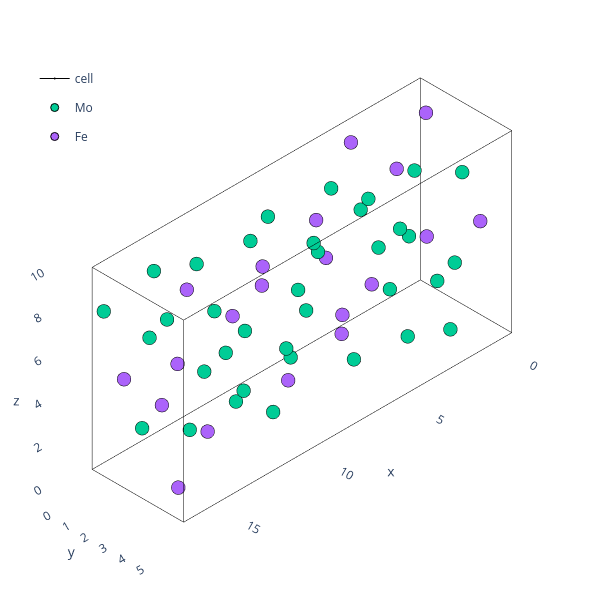

Source (notebook cell):
### Code cell
theatoms=AtomsObjects['P']['Atoms'].atoms.sample(n=1).iloc[0]
plotting.plotly_atoms(theatoms)

### Figure 1 — Plotly figure (JSON) as saved in the notebook; plotly's stock layout.template omitted (floating-point values rounded to 4 significant figures)
{"data": [{"hoverinfo": "skip", "legendgroup": "cell", "line": {"color": "black", "width": 1}, "marker": {"size": 0.01}, "name": "cell", "showlegend": false, "type": "scatter3d", "x": [0.0, 17.58], "y": [0, 0], "z": [0, 0]}, {"hoverinfo": "skip", "legendgroup": "cell", "line": {"color": "black", "width": 1}, "marker": {"size": 0.01}, "name": "cell", "showlegend": false, "type": "scatter3d", "x": [0, 0], "y": [0.0, 4.898], "z": [0, 0]}, {"hoverinfo": "skip", "legendgroup": "cell", "line": {"color": "black", "width": 1}, "marker": {"size": 0.01}, "name": "cell", "showlegend": false, "type": "scatter3d", "x": [0, 0], "y": [0, 0], "z": [0.0, 9.372]}, {"hoverinfo": "skip", "legendgroup": "cell", "line": {"color": "black", "width": 1}, "marker": {"size": 0.01}, "name": "cell", "showlegend": false, "type": "scatter3d", "x": [17.58, 17.58], "y": [0.0, 4.898], "z": [0, 0]}, {"hoverinfo": "skip", "legendgroup": "cell", "line": {"color": "black", "width": 1}, "marker": {"size": 0.01}, "name": "cell", "showlegend": false, "type": "scatter3d", "x": [0.0, 17.58], "y": [4.898, 4.898], "z": [0, 0]}, {"hoverinfo": "skip", "legendgroup": "cell", "line": {"color": "black", "width": 1}, "marker": {"size": 0.01}, "name": "cell", "showlegend": false, "type": "scatter3d", "x": [17.58, 17.58], "y": [4.898, 4.898], "z": [0.0, 9.372]}, {"hoverinfo": "skip", "legendgroup": "cell", "line": {"color": "black", "width": 1}, "marker": {"size": 0.01}, "name": "cell", "showlegend": false, "type": "scatter3d", "x": [17.58, 17.58], "y": [0, 0], "z": [0.0, 9.372]}, {"hoverinfo": "skip", "legendgroup": "cell", "line": {"color": "black", "width": 1}, "marker": {"size": 0.01}, "name": "cell", "showlegend": false, "type": "scatter3d", "x": [0, 0], "y": [4.898, 4.898], "z": [0.0, 9.372]}, {"hoverinfo": "skip", "legendgroup": "cell", "line": {"color": "black", "width": 1}, "marker": {"size": 0.01}, "name": "cell", "showlegend": false, "type": "scatter3d", "x": [0.0, 17.58], "y": [0, 0], "z": [9.372, 9.372]}, {"hoverinfo": "skip", "legendgroup": "cell", "line": {"color": "black", "width": 1}, "marker": {"size": 0.01}, "name": "cell", "showlegend": false, "type": "scatter3d", "x": [0, 0], "y": [0.0, 4.898], "z": [9.372, 9.372]}, {"hoverinfo": "skip", "legendgroup": "cell", "line": {"color": "black", "width": 1}, "marker": {"size": 0.01}, "name": "cell", "showlegend": false, "type": "scatter3d", "x": [0.0, 17.58], "y": [4.898, 4.898], "z": [9.372, 9.372]}, {"hoverinfo": "skip", "legendgroup": "cell", "line": {"color": "black", "width": 1}, "marker": {"size": 0.01}, "name": "cell", "showlegend": true, "type": "scatter3d", "x": [17.58, 17.58], "y": [0.0, 4.898], "z": [9.372, 9.372]}, {"hovertext": ["Mo0", "Mo1", "Mo2", "Mo3", "Mo4", "Mo5", "Mo6", "Mo7", "Mo8", "Mo9", "Mo10", "Mo11", "Mo12", "Mo13", "Mo14", "Mo15", "Mo16", "Mo17", "Mo18", "Mo19", "Mo20", "Mo21", "Mo22", "Mo23", "Mo24", "Mo25", "Mo26", "Mo27", "Mo28", "Mo29", "Mo30", "Mo31", "Mo32", "Mo33", "Mo34", "Mo35"], "marker": {"line": {"color": "black", "width": 1}}, "mode": "markers", "name": "Mo", "type": "scatter3d", "x": [6.714, 10.86, 2.074, 15.5, 4.429, 13.15, 4.359, 13.22, 6.011, 11.57, 2.777, 14.8, 2.865, 14.71, 5.923, 11.65, 1.547, 16.03, 7.241, 10.33, 7.347, 10.23, 1.441, 16.13, 2.32, 15.26, 6.468, 11.11, 0.6152, 16.96, 8.173, 9.403, 16.96, 0.6152, 9.403, 8.173], "y": [1.224, 3.673, 3.673, 1.224, 1.224, 3.673, 3.673, 1.224, 1.224, 3.673, 3.673, 1.224, 1.224, 3.673, 3.673, 1.224, 1.224, 3.673, 3.673, 1.224, 1.224, 3.673, 3.673, 1.224, 1.224, 3.673, 3.673, 1.224, 0.0, 0.0, 0.0, 0.0, 2.449, 2.449, 2.449, 2.449], "z": [5.276, 4.096, 0.5904, 8.781, 6.092, 3.28, 1.406, 7.966, 7.872, 1.5, 3.186, 6.185, 1.621, 7.751, 6.307, 3.065, 6.467, 2.905, 1.781, 7.591, 2.877, 6.495, 7.563, 1.809, 4.152, 5.22, 8.838, 0.5342, 2.343, 7.029, 7.029, 2.343, 7.029, 2.343, 2.343, 7.029]}, {"hovertext": ["Fe0", "Fe1", "Fe2", "Fe3", "Fe4", "Fe5", "Fe6", "Fe7", "Fe8", "Fe9", "Fe10", "Fe11", "Fe12", "Fe13", "Fe14", "Fe15", "Fe16", "Fe17", "Fe18", "Fe19"], "marker": {"line": {"color": "black", "width": 1}}, "mode": "markers", "name": "Fe", "type": "scatter3d", "x": [5.449, 12.13, 3.339, 14.24, 9.72, 7.857, 16.64, 0.9315, 8.314, 9.263, 0.4746, 17.1, 5.062, 12.51, 3.726, 13.85, 12.51, 5.062, 13.85, 3.726], "y": [1.224, 3.673, 3.673, 1.224, 1.224, 3.673, 3.673, 1.224, 1.224, 3.673, 3.673, 1.224, 2.449, 2.449, 2.449, 2.449, 0.0, 0.0, 0.0, 0.0], "z": [0.8435, 8.528, 5.529, 3.842, 5.22, 4.152, 0.5342, 8.838, 0.1218, 9.25, 4.808, 4.564, 3.561, 5.811, 8.247, 1.125, 5.811, 3.561, 1.125, 8.247]}], "layout": {"height": 600, "legend": {"x": 0.05, "xanchor": "left", "y": 0.9, "yanchor": "top"}, "margin": {"b": 5, "l": 5, "r": 0.5, "t": 5}, "scene": {"aspectmode": "data", "camera": {"projection": {"type": "orthographic"}}, "xaxis": {"range": [-1.758, 19.33], "showbackground": false, "showgrid": false}, "yaxis": {"range": [-0.4898, 5.388], "showbackground": false, "showgrid": false}, "zaxis": {"range": [-0.9372, 10.31], "showbackground": false, "showgrid": false}}, "width": 600}}
